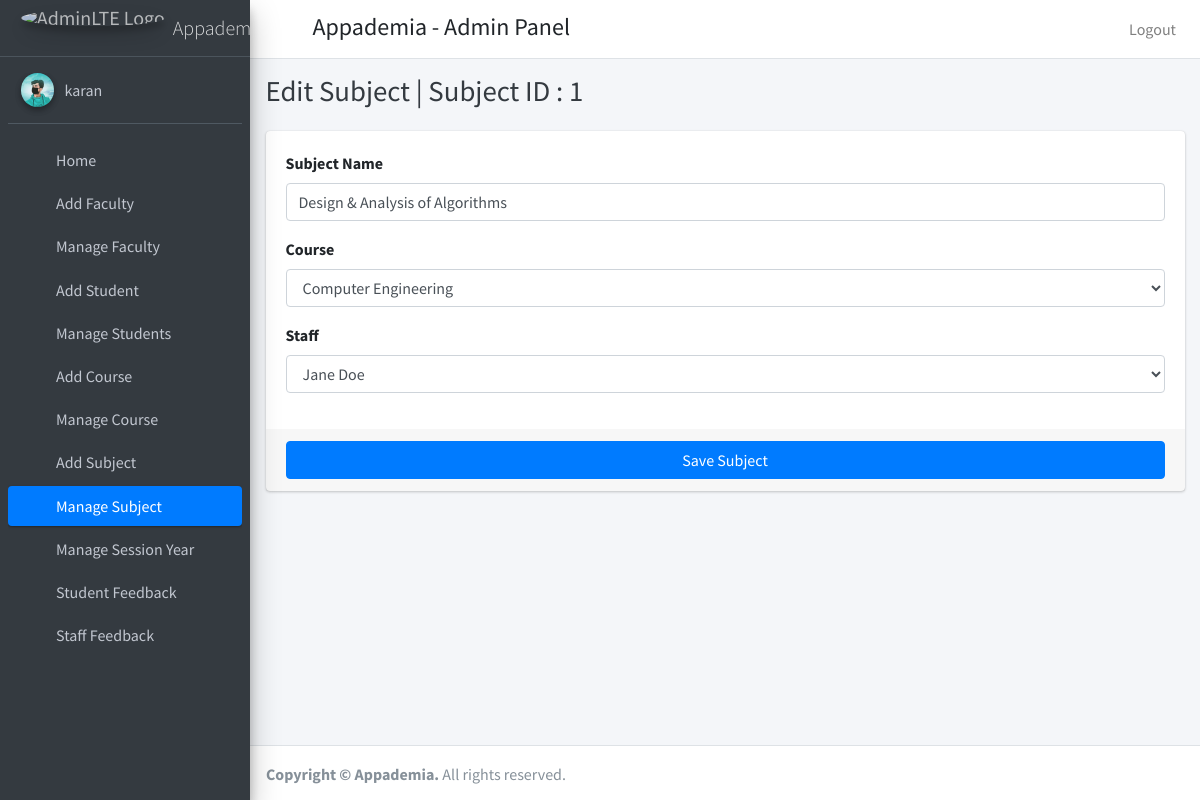
The app's page /edit_subject/1 (signed in) with its own data.
### student_management_app/models.py (models this page shows)
class CustomUser(AbstractUser):
    user_type_data=((1,"HOD"),(2,"Staff"),(3,"Student"))
    user_type=models.CharField(default=1,choices=user_type_data,max_length=10)

class Subjects(models.Model):
    id=models.AutoField(primary_key=True)
    subject_name=models.CharField(max_length=255)
    course_id=models.ForeignKey(Courses,on_delete=models.CASCADE,default=1)
    staff_id=models.ForeignKey(CustomUser,on_delete=models.CASCADE)
    created_at=models.DateTimeField(auto_now_add=True)
    updated_at=models.DateTimeField(auto_now_add=True)
    objects=models.Manager()

class Courses(models.Model):
    id=models.AutoField(primary_key=True)
    course_name=models.CharField(max_length=255)
    created_at=models.DateTimeField(auto_now_add=True)
    updated_at=models.DateTimeField(auto_now_add=True)
    objects=models.Manager()

### student_management_app/HodViews.py (the view)
# urls.py: path('edit_subject/<str:subject_id>', HodViews.edit_subject,name="edit_subject"),
def edit_subject(request, subject_id):
    try:
        subject = Subjects.objects.get(id=subject_id)
        courses = Courses.objects.all()
        staffs = CustomUser.objects.filter(user_type=2)
        return render(request, "hod_template/edit_subject_template.html", {"subject": subject, "staffs": staffs, "courses": courses, "id": subject_id})
    except Subjects.DoesNotExist:
        messages.error(request, "Subject does not exist")
        return HttpResponseRedirect(reverse("manage_subject"))

### student_management_app/templates/hod_template/edit_subject_template.html (shortened to what this page needs)
{% extends 'hod_template/base_template.html' %}
{% block page_title %}
Edit Subject | Subject ID : {{ subject.id }}
{% endblock page_title %}
{% block main_content %}
    <section class="content">
      <div class="container-fluid">
          <div class="row">
              <div class="col-md-12">
            <div class="card card-primary">
              <form role="form" action="/edit_subject_save" method="post">
                <div class="card-body">
                  <div class="form-group">
                    <label>Subject Name </label>
                    <input type="text" class="form-control" name="subject_name" placeholder="Enter Subject" value="{{ subject.subject_name }}">
                  </div>
                   <div class="form-group">
                    <label>Course </label>
                    <select class="form-control" name="course">
                        {% for course in courses %}
                              <option value="{{ course.id }}" {% if course.id == subject.course_id.id %} selected {% endif %}>{{ course.course_name }}</option>
                        {% endfor %}
                    </select>
                  </div>
                  <div class="form-group">
                    <label>Staff</label>
                    <select class="form-control" name="staff">
                        {% for staff in staffs %}
                          <option value="{{ staff.id }}" {% if staff.id == subject.staff_id.id %} selected {% endif %}>{{ staff.first_name }} {{ staff.last_name }}</option>
                        {% endfor %}
                    </select>
                  </div>
                </div>
                <div class="card-footer">
                  <button type="submit" class="btn btn-primary btn-block">Save Subject</button>
                </div>
              </form>
            </div>
          </div>
          </div>
      </div>
    </section>
{% endblock main_content %}

### student_management_app/templates/hod_template/sidebar_template.html
{% load static %}
  <aside class="main-sidebar sidebar-dark-primary elevation-4">
    <a href="{% url 'admin_home' %}" class="brand-link">
      <img src="{% static "dist/img/FINAL.png" %}" alt="AdminLTE Logo" class="brand-image img-circle elevation-3"
           style="opacity: .8">
      <span class="brand-text font-weight-light">Appademia</span>
    </a>
    <div class="sidebar">
      <div class="user-panel mt-3 pb-3 mb-3 d-flex">
        <div class="image">
          <img src="{% static "dist/img/K.jpg" %}" class="img-circle elevation-2" alt="User Image">
        </div>
        <div class="info">
          <a href="{% url 'admin_profile' %}" class="d-block">{{ user.username }}</a>
        </div>
      </div>
      <nav class="mt-2">
        <ul class="nav nav-pills nav-sidebar flex-column" data-widget="treeview" role="menu" data-accordion="false">
          <li class="nav-item">
            {% url 'admin_home' as admin_home %}
            <a href="{{ admin_home }}" class="nav-link {% if request.path == admin_home %} active {% endif %}">
              <i class="nav-icon fas fa-th"></i>
              <p>
                Home
              </p>
            </a>
          </li>
          <li class="nav-item">
            {% url 'add_staff' as add_staff %}
            <a href="{{ add_staff }}" class="nav-link {% if request.path == add_staff %} active {% endif %}">
              <i class="nav-icon fas fa-th"></i>
              <p>
                Add Faculty
              </p>
            </a>
          </li>
           <li class="nav-item">
              {% url 'manage_staff' as manage_staff %}
            {% url 'edit_staff' staff_id=id as edit_staff %}
            <a href="{% url 'manage_staff' %}" class="nav-link {% if request.path == manage_staff %} active {% endif %} {% if request.path == edit_staff %} active {% endif %}">
              <i class="nav-icon fas fa-th"></i>
              <p>
                Manage Faculty
              </p>
            </a>
          </li>
          <li class="nav-item">
              {% url 'add_student' as add_student %}
            <a href="{% url 'add_student' %}" class="nav-link {% if request.path == add_student %} active {% endif %}">
              <i class="nav-icon fas fa-th"></i>
              <p>
                Add Student
              </p>
            </a>
          </li>
          <li class="nav-item">
              {% url 'manage_student' as manage_student %}
              {% url 'edit_student' student_id=id as edit_student %}
            <a href="{% url 'manage_student' %}" class="nav-link {% if request.path == manage_student %} active {% endif %} {% if request.path == edit_student %} active {% endif %}">
              <i class="nav-icon fas fa-th"></i>
              <p>
                Manage Students
              </p>
            </a>
          </li>
          <li class="nav-item">
            {% url 'add_course' as add_course %}
            <a href="{% url 'add_course' %}" class="nav-link {% if request.path == add_course %} active {% endif %}">
              <i class="nav-icon fas fa-th"></i>
              <p>
                Add Course
              </p>
            </a>
          </li>
          <li class="nav-item">
            {% url 'manage_course' as manage_course %}
              {% url 'edit_course' course_id=id as edit_course %}
            <a href="{% url 'manage_course' %}" class="nav-link {% if request.path == manage_course %} active {% endif %} {% if request.path == edit_course %} active {% endif %}">
              <i class="nav-icon fas fa-th"></i>
              <p>
                Manage Course
              </p>
            </a>
          </li>
          <li class="nav-item">
            {% url 'add_subject' as add_subject %}
            <a href="{% url 'add_subject' %}" class="nav-link {% if request.path == add_subject %} active {% endif %}">
              <i class="nav-icon fas fa-th"></i>
              <p>
                Add Subject
              </p>
            </a>
          </li>
          <li class="nav-item">
            {% url 'manage_subject' as manage_subject %}
            {% url 'edit_subject' subject_id=id as edit_subject %}
            <a href="{% url 'manage_subject' %}" class="nav-link {% if request.path == manage_subject %} active {% endif %} {% if request.path == edit_subject %} active {% endif %} ">
              <i class="nav-icon fas fa-th"></i>
              <p>
                Manage Subject
              </p>
            </a>
          </li>
          <li class="nav-item">
            {% url 'manage_session' as manage_session %}
            <a href="{% url 'manage_session' %}" class="nav-link {% if request.path == manage_session %} active {% endif %} ">
              <i class="nav-icon fas fa-th"></i>
              <p>
                Manage Session Year
              </p>
            </a>
          </li>
           <li class="nav-item">
             {% url 'student_feedback_message' as student_feedback_message %}
            <a href="{% url 'student_feedback_message' %}" class="nav-link {% if request.path == student_feedback_message %} active {% endif %}">
              <i class="nav-icon fas fa-th"></i>
              <p>
                Student Feedback
              </p>
            </a>
          </li>
           <li class="nav-item">
               {% url 'staff_feedback_message' as staff_feedback_message %}
            <a href="{% url 'staff_feedback_message' %}" class="nav-link {% if request.path == staff_feedback_message %} active {% endif %}">
              <i class="nav-icon fas fa-th"></i>
              <p>
                Staff Feedback
              </p>
            </a>
          </li>
        </ul>
      </nav>
    </div>
  </aside>

### records on screen
CustomUser: username "karan"
Subjects: id "1", subject_name "Design & Analysis of Algorithms", course "Computer Engineering", staff "Jane Doe"
